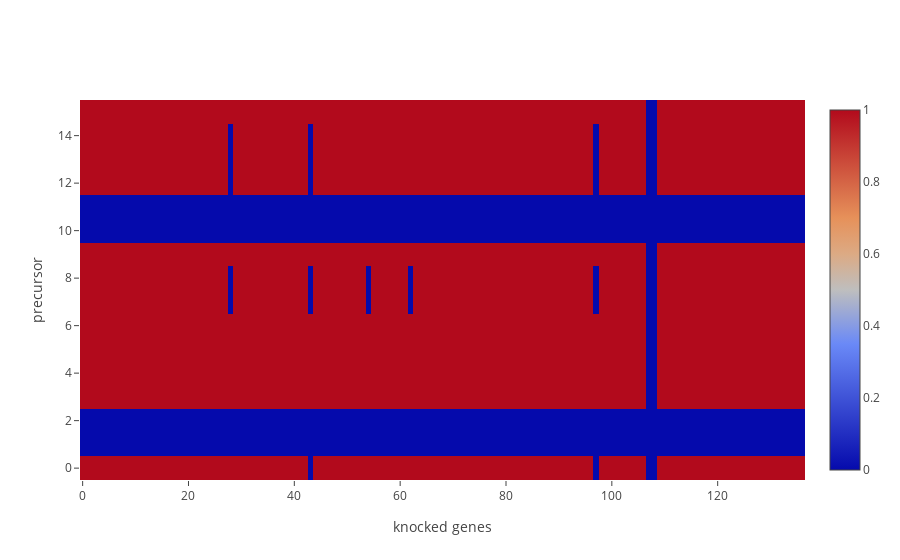

The notebook cell this image was saved under:
### Code cell
df = precursor_production.pivot(index='precursor', columns='knocked_gene', values='can_produce')
data = [go.Heatmap(z=df.values.tolist())]
layout = go.Layout(xaxis=dict(title='knocked genes'), yaxis=dict(title='precursor'))
fig = go.Figure(data=data, layout=layout)
iplot(fig)

### Figure 1 — Plotly figure (JSON) as saved in the notebook; plotly's stock layout.template omitted (floating-point values rounded to 4 significant figures; data arrays with more than 128 entries replaced by an {"elided": "..."} marker saying what was removed)
{"data": [{"type": "heatmap", "z": {"elided": "16x137 int values"}}], "layout": {"xaxis": {"title": "knocked genes"}, "yaxis": {"title": "precursor"}}}
